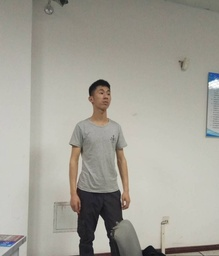
#> input picture assets/yu.jpg, 219 x 256 px, shrunk from 822 x 960 before the run
$ python main.py
#> lines starting #> are read from the running program, lines starting #| are printed output that depends on the picture
### graph.py

from PIL import Image, ImageFilter
import numpy as np


'''
定义顶点(node)类，把每个像素定义为节点(顶点)。顶点有三个性质：
(1) parent，该顶点对应分割区域的母顶点，可以认为的分割区域的编号或者索引。
后面初始化时，把图像每个像素当成一个分割区域，所以每个像素的母顶点就是他们本身。
(2) rank，母顶点的优先级（每个顶点初始化为0），用来两个区域合并时，确定唯一的母顶点。
(3) size（每个顶点初始化为1），表示每个顶点作为母顶点时，所在分割区域的顶点数量。
当它被其他区域合并，不再是母顶点时，它的size不再改变。
'''
class Node:
    def __init__(self, parent, rank=0, size=1):
		#同一个区域，表示为同一个parent，具体可以表示为如果两区域相同/两像素点相同，color[parent]相同，即取一样的颜色
        self.parent = parent
        self.rank = rank
        self.size = size

    def __repr__(self):
        return '(parent=%s, rank=%s, size=%s)' % (self.parent, self.rank, self.size)

'''
(1) self.nodes初始化forest类的所有顶点列表，初始化时把图像每个像素作为顶点，
当成一个分割区域，每个像素的母顶点就是他们本身。forest.num_sets表示该图像当前的分割区域数量。
(2) size_of()，获取某个顶点的size，一般用来获得某个母顶点的size，即为母顶点所在分割区域的顶点数量。
(3) find()，获得该顶点所在区域的母顶点编号(索引)
'''
class Forest:
    def __init__(self, num_nodes):
        self.nodes = [Node(i) for i in range(num_nodes)]
        self.num_sets = num_nodes

	#该顶点所在区域的size(包含像素点个数)
    def size_of(self, i):
        return self.nodes[i].size

	#该顶点对应分割区域的母顶点
    def find(self, n):
        temp = n
        while temp != self.nodes[temp].parent:
            temp = self.nodes[temp].parent

        self.nodes[n].parent = temp
        return temp

	#合并两个区域
    def merge(self, a, b):
        if self.nodes[a].rank > self.nodes[b].rank:
            self.nodes[b].parent = a
            self.nodes[a].size = self.nodes[a].size + self.nodes[b].size
        else:
            self.nodes[a].parent = b
            self.nodes[b].size = self.nodes[b].size + self.nodes[a].size

            if self.nodes[a].rank == self.nodes[b].rank:
                self.nodes[b].rank = self.nodes[b].rank + 1

        self.num_sets = self.num_sets - 1

    def print_nodes(self):
        for node in self.nodes:
            print(node)

# 创建边，方向由(x,y)指向(x1,y1)，大小为梯度值
def create_edge(img, width, x, y, x1, y1, diff):
    #按照我们阅读的顺序，从上到下读每一行，每一行从左到右的顺序编号
    vertex_id = lambda x, y: y * width + x
    w = diff(img, x, y, x1, y1)
    return (vertex_id(x, y), vertex_id(x1, y1), w)

#创建图，对每个顶点，←↑↖↗创建四条边，达到8-邻域的效果，自此完成图的构建。
def build_graph(img, width, height, diff, neighborhood_8=False):
    graph_edges = []
    for y in range(height):
        for x in range(width):
            if x > 0:
                graph_edges.append(create_edge(img, width, x, y, x-1, y, diff))

            if y > 0:
                graph_edges.append(create_edge(img, width, x, y, x, y-1, diff))

            if neighborhood_8:
                if x > 0 and y > 0:
                    graph_edges.append(create_edge(img, width, x, y, x-1, y-1, diff))

                if x > 0 and y < height-1:
                    graph_edges.append(create_edge(img, width, x, y, x-1, y+1, diff))

    return graph_edges

'''
初次分割后的图像，对于其中定点数均小于min_size的两个相邻区域，进行合并。
'''
def remove_small_components(forest, graph, min_size):
    for edge in graph:
        a = forest.find(edge[0])
        b = forest.find(edge[1])

        if a != b and (forest.size_of(a) < min_size or forest.size_of(b) < min_size):
            forest.merge(a, b)

    return  forest


'''
(1) 首先初始化forest
(2) 对所有边，根据其权值从小到大排序
(3) 初始化区域内部差列表
(4) 从小到大遍历所有边，如果顶点在两个区域，且权值小于两个顶点所在区域的内部差(threshold[])，
则合并这两个区域，找到合并后区域的新母顶点，更新该顶点对应的区域内部差（threshold[]）:
threshold[i]=Int(Ci)+ k/|Ci|
Int(Ci)为顶点i所在区域的内部差；∣Ci∣为该区域的顶点数量；
k为可调参数，k过大，导致更新时区域内部差过大，导致过多的区域进行合并，最终造成图像分割粗糙，反之，k过小，容易导致图像分割太精细。
因为遍历时是从小到大遍历，所以如果合并，这条边的权值一定是新区域所有边最大的权值，
即为该新区域的内部差，因此Int(Ci)=weight(edge)
'''
def segment_graph(graph_edges, num_nodes, const, min_size, threshold_func):
    # Step 1: initialization
    forest = Forest(num_nodes)
    weight = lambda edge: edge[2]#function(edge)=>return edge[2]
    sorted_graph = sorted(graph_edges, key=weight)#将构建好的图按照节点间的不相似度从小到大排序
    threshold = [ threshold_func(1, const) for _ in range(num_nodes) ]#每个区域的阈值，初始化时为每个像素点赋值阈值；threshold_func(1, const)==>(const*1.0 / 1)

    # Step 2: merging
    for edge in sorted_graph:
        parent_a = forest.find(edge[0])
        parent_b = forest.find(edge[1])

		#类间差距小于类内差距时，condition为True，表明可以合并
        a_condition = weight(edge) <= threshold[parent_a]
        b_condition = weight(edge) <= threshold[parent_b]

		#如果顶点在两个区域，且权值小于两个顶点所在区域的内部差(threshold[])，则合并这两个区域
        if parent_a != parent_b and a_condition and b_condition:
            forest.merge(parent_a, parent_b)
            a = forest.find(parent_a)
            threshold[a] = weight(edge) + threshold_func(forest.nodes[a].size, const)

    return remove_small_components(forest, sorted_graph, min_size)

#计算两像素点的差距
def diff(img, x1, y1, x2, y2):
    _out = np.sum((img[x1, y1] - img[x2, y2]) ** 2)
    return np.sqrt(_out)

#计算T(t)
def threshold(size, const):
    return (const * 1.0 / size)

# [16 lines that do not run on import are left out]

### main.py
import argparse
import logging
import time
from graph import build_graph, segment_graph
from random import random
from PIL import Image, ImageFilter
from skimage import io
import numpy as np

#计算两像素点的差距
def diff(img, x1, y1, x2, y2):
    _out = np.sum((img[x1, y1] - img[x2, y2]) ** 2)
    return np.sqrt(_out)

#计算T(t)
def threshold(size, const):
    return (const * 1.0 / size)


def generate_image(forest, width, height):
    random_color = lambda: (int(random()*255), int(random()*255), int(random()*255))

	#初始化，图片颜色随机生成
    colors = [random_color() for i in range(width*height)]

    img = Image.new('RGB', (width, height))
    im = img.load()
    for y in range(height):
        for x in range(width):
			#(x,y)如果是一块的，表明像素点同一块区域，设置一样的颜色
            comp = forest.find(y * width + x)
            im[x, y] = colors[comp]

    return img.transpose(Image.ROTATE_270).transpose(Image.FLIP_LEFT_RIGHT)


def get_segmented_image(sigma, neighbor, K, min_comp_size, input_file, output_file):
#> called with sigma = 0.8, neighbor = 8, K = 3000, min_comp_size = 40, input_file = './assets/yu.jpg', output_file = './assets/yu_21.jpg'
    if neighbor != 4 and neighbor!= 8:
        logger.warn('Invalid neighborhood choosed. The acceptable values are 4 or 8.')
        logger.warn('Segmenting with 4-neighborhood...')
    start_time = time.time()
    image_file = Image.open(input_file)
#> image_file is the input picture: PIL image 219x256 RGB; mean R, G, B 164.7, 162.4, 153.1

    size = image_file.size  # (width, height) in Pillow/PIL
#> size = (219, 256)
    logger.info('Image info: {} | {} | {}'.format(image_file.format, size, image_file.mode))

    # Gaussian Filter
    smooth = image_file.filter(ImageFilter.GaussianBlur(sigma))
    smooth = np.array(smooth)

    logger.info("Creating graph...")
    graph_edges = build_graph(smooth, size[1], size[0], diff, neighbor==8)
#> the loop in build_graph, `for y in range(height):` made 219 passes

    logger.info("Merging graph...")
    forest = segment_graph(graph_edges, size[0]*size[1], K, min_comp_size, threshold)
#> the loop in segment_graph, `for edge in sorted_graph:` made 222833 passes
#> edge on passes 1 to 3: (1, 0, 0), (2, 257, 0), (3, 2, 0)
#> the loop in remove_small_components, `for edge in graph:` made 222833 passes

    logger.info("Visualizing segmentation and saving into: {}".format(output_file))
    image = generate_image(forest, size[1], size[0])
#> in generate_image, `img = Image.new('RGB', (width, height))`: img: PIL image 256x219 RGB; every value is 0
#> in generate_image, `return img.transpose(Image.ROTATE_270).transpose(Image.FLIP_LEFT_RIGHT)`:
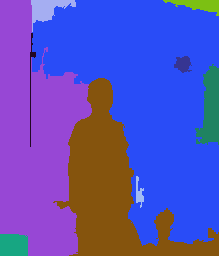
#> returned value: PIL image 219x256 RGB; mean R, G, B 90.6, 80.3, 185.9
    image.save(output_file)

    logger.info('Number of components: {}'.format(forest.num_sets))
    logger.info('Total running time: {:0.4}s'.format(time.time() - start_time))


if __name__ == '__main__':
    # argument parser
    parser = argparse.ArgumentParser(description='Graph-based Segmentation')
    parser.add_argument('--sigma', type=float, default=0.8,#1.0  高斯滤波器标准差
                        help='a float for the Gaussin Filter')
    parser.add_argument('--neighbor', type=int, default=8, choices=[4, 8],
                        help='choose the neighborhood format, 4 or 8')
    parser.add_argument('--K', type=float, default=3000.0,#10.0   T(t) = K/C中的K,表示阈值
                        help='a constant to control the threshold function of the predicate')
    parser.add_argument('--min-comp-size', type=int, default=40,#2000 初次分割后的图像，对于其中定点数均小于min_size的两个相邻区域，进行合并。
                        help='a constant to remove all the components with fewer number of pixels')
    parser.add_argument('--input-file', type=str, default="./assets/yu.jpg",
                        help='the file path of the input image')
    parser.add_argument('--output-file', type=str, default="./assets/yu_21.jpg",
                        help='the file path of the output image')
    args = parser.parse_args()

    # basic logging settings
    logging.basicConfig(level=logging.INFO,
                    format='%(asctime)s %(name)-12s %(levelname)-8s %(message)s',
                    datefmt='%m-%d %H:%M')
    logger = logging.getLogger(__name__)

    get_segmented_image(args.sigma, args.neighbor, args.K, args.min_comp_size, args.input_file, args.output_file)
